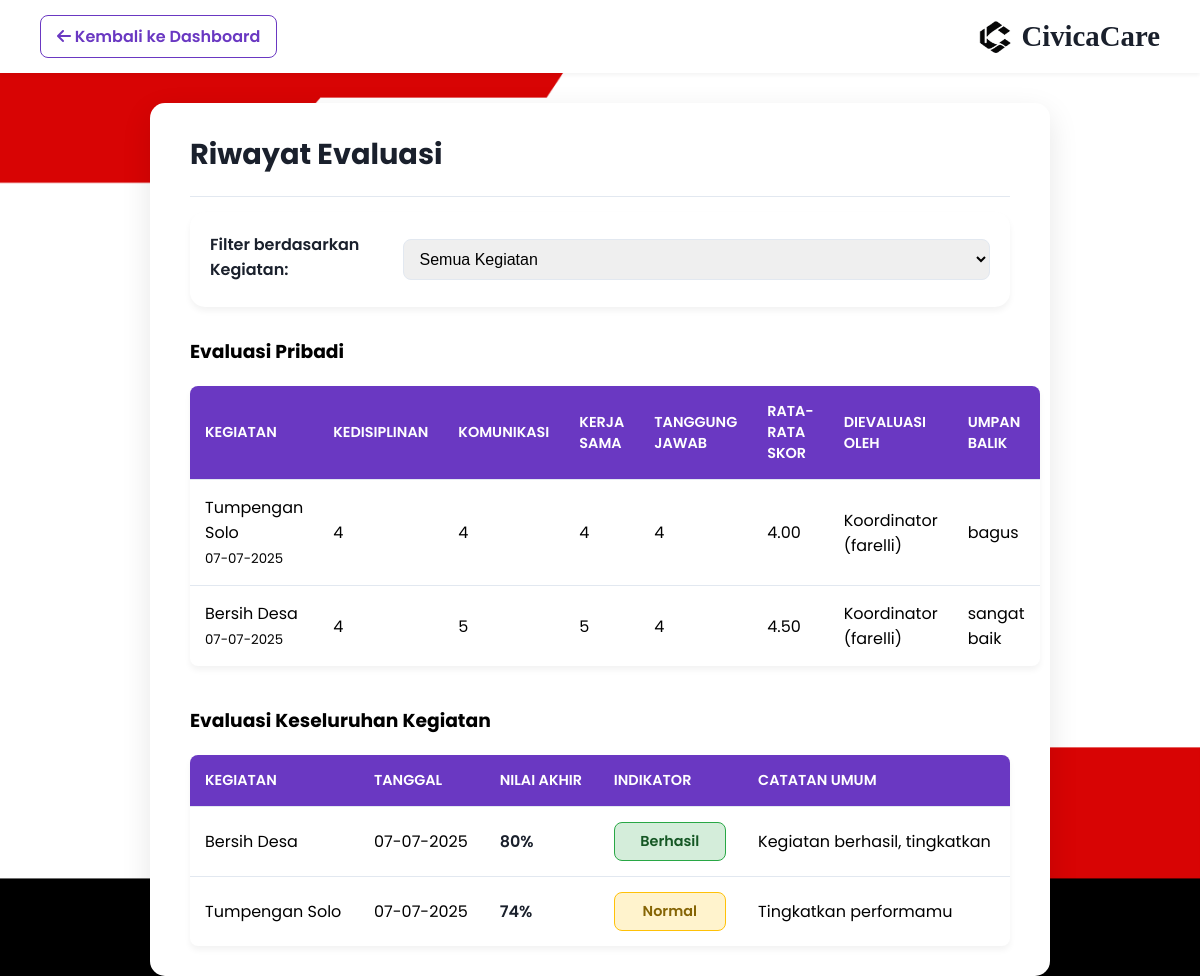
/detail-evaluasi.php (signed in), run on the app's committed database.
### tables this page shows
CREATE TABLE `evaluasi` (
  `id` int(11) NOT NULL,
  `id_relawan` int(11) NOT NULL,
  `id_kegiatan` int(11) NOT NULL,
  `tanggal_evaluasi` date DEFAULT NULL,
  `kedisiplinan` tinyint(4) DEFAULT NULL,
  `komunikasi` tinyint(4) DEFAULT NULL,
  `kerjasama` tinyint(4) DEFAULT NULL,
  `tanggung_jawab` tinyint(4) DEFAULT NULL,
  `catatan` text DEFAULT NULL,
  `is_present` tinyint(1) DEFAULT 0,
  `evaluated_by` int(11) DEFAULT NULL,
  `nilai` int(11) DEFAULT NULL
);

CREATE TABLE `kegiatan` (
  `id` int(11) NOT NULL,
  `nama_kegiatan` varchar(100) NOT NULL,
  `tanggal` date NOT NULL,
  `waktu_mulai` time DEFAULT NULL,
  `waktu_selesai` time DEFAULT NULL,
  `lokasi` varchar(255) DEFAULT NULL,
  `deskripsi` text NOT NULL,
  `kategori` varchar(100) NOT NULL,
  `kuota_relawan` int(11) NOT NULL,
  `perlengkapan` text DEFAULT NULL,
  `catatan` text DEFAULT NULL,
  `status` enum('aktif','nonaktif') DEFAULT 'aktif'
);

CREATE TABLE `users` (
  `id` int(11) NOT NULL,
  `username` varchar(50) NOT NULL,
  `password` varchar(255) NOT NULL,
  `email` varchar(100) NOT NULL,
  `no_hp` varchar(20) DEFAULT NULL,
  `role` enum('admin','koordinator','relawan') NOT NULL,
  `status` enum('aktif','nonaktif') DEFAULT 'aktif',
  `created_at` timestamp NOT NULL DEFAULT current_timestamp(),
  `education` varchar(100) DEFAULT NULL
);

CREATE TABLE `evaluasi_keseluruhan` (
  `id` int(11) NOT NULL,
  `id_kegiatan` int(11) NOT NULL,
  `nilai_akhir` decimal(5,2) DEFAULT NULL,
  `catatan_umum` text DEFAULT NULL,
  `tanggal_rekap` date DEFAULT curdate()
);

### detail-evaluasi.php (the view, shortened to what this page needs)
<?php
require_once 'config/db.php';
$user_id = $_SESSION['user_id'];
function safe($v) { return ($v===null||$v===''||$v===false)?'-':htmlspecialchars($v); }
$evaluasi = $conn->query("SELECT e.*, k.nama_kegiatan, k.tanggal, u.username AS evaluator_name, u.role AS evaluator_role
    FROM evaluasi e
    JOIN kegiatan k ON e.id_kegiatan = k.id
    LEFT JOIN users u ON e.evaluated_by = u.id
    WHERE e.id_relawan = $user_id
    ORDER BY k.tanggal DESC, e.tanggal_evaluasi DESC")->fetch_all(MYSQLI_ASSOC);
$evaluasi_kegiatan = $conn->query("
    SELECT ek.id_kegiatan, ek.catatan_umum, ek.nilai_akhir, ek.tanggal_rekap, k.nama_kegiatan, k.tanggal
    FROM evaluasi_keseluruhan ek
    JOIN kegiatan k ON ek.id_kegiatan = k.id
    WHERE k.id IN (
        SELECT k2.id FROM kegiatan k2
        JOIN assignments a2 ON a2.kegiatan_id = k2.id
        JOIN assignment_relawan ar2 ON ar2.assignment_id = a2.id
        WHERE ar2.relawan_id = $user_id
    )
    ORDER BY k.tanggal DESC
")->fetch_all(MYSQLI_ASSOC);
?>
<!DOCTYPE html>
<html lang="id">
<head>
    <link rel="stylesheet" href="https://cdnjs.cloudflare.com/ajax/libs/font-awesome/6.1.1/css/all.min.css">
</head>
<body>
    <header class="main-header">
        <a href="dashboard-relawan.php" class="back-button"><i class="fas fa-arrow-left"></i> Kembali ke Dashboard</a>
        <div class="logo">
            <img src="logo.png" alt="Logo Icon CivicaCare" class="logo-icon">
            <h1>CivicaCare</h1>
        </div>
    </header>
    <main class="detail-container">
        <div class="detail-card">
            <div class="card-header">
                <h2>Riwayat Evaluasi</h2>
            </div>
            <div class="filter-section">
                <label for="activity-filter-select">Filter berdasarkan Kegiatan:</label>
                <select id="activity-filter-select" onchange="filterEvaluasi()">
                    <option value="all">Semua Kegiatan</option>
                </select>
            </div>
            <h3>Evaluasi Pribadi</h3>
            <table class="data-table" id="evaluasi-pribadi-table">
                <thead>
                    <tr>
                        <th>Kegiatan</th>
                        <th>Kedisiplinan</th>
                        <th>Komunikasi</th>
                        <th>Kerja Sama</th>
                        <th>Tanggung Jawab</th>
                        <th>Rata-rata Skor</th>
                        <th>Dievaluasi Oleh</th>
                        <th>Umpan Balik</th>
                    </tr>
                </thead>
                <tbody>
                    <?php if ($evaluasi): foreach ($evaluasi as $e): ?>
                        <tr data-kegiatan="<?= $e['id_kegiatan'] ?>">
                            <td><?= safe($e['nama_kegiatan']) ?> <br><small><?= date('d-m-Y', strtotime($e['tanggal'])) ?></small></td>
                            <td><?= safe($e['kedisiplinan'] ?? '-') ?></td>
                            <td><?= safe($e['komunikasi'] ?? '-') ?></td>
                            <td><?= safe($e['kerjasama'] ?? '-') ?></td>
                            <td><?= safe($e['tanggung_jawab'] ?? '-') ?></td>
                            <td>
                                <?php
                                $avg = ($e['kedisiplinan'] + $e['komunikasi'] + $e['kerjasama'] + $e['tanggung_jawab']) / 4;
                                echo number_format($avg, 2);
                                ?>
                            </td>
                            <td>
                                <?php
                                if ($e['evaluator_role'] === 'koordinator') {
                                    echo 'Koordinator (' . safe($e['evaluator_name']) . ')';
                                } else {
                                    echo 'Admin';
                                }
                                ?>
                            </td>
                            <td><?= safe($e['catatan']) ?></td>
                        </tr>
                    <?php endforeach; else: ?>
                        <tr><td colspan="8" class="empty-table-message">Tidak ada evaluasi pribadi yang tersedia untuk Anda.</td></tr>
                    <?php endif; ?>
                </tbody>
            </table>
            <h3 style="margin-top:40px;">Evaluasi Keseluruhan Kegiatan</h3>
<table class="data-table" id="evaluasi-kegiatan-table">
    <thead>
        <tr>
            <th>Kegiatan</th>
            <th>Tanggal</th>
            <th>Nilai Akhir</th>
            <th>Indikator</th>
            <th>Catatan Umum</th>
        </tr>
    </thead>
    <tbody>
        <?php if ($evaluasi_kegiatan): foreach ($evaluasi_kegiatan as $ek): ?>
            <?php
                $nilai = (float)$ek['nilai_akhir'];
                if ($nilai >= 75) {
                    $badge = 'badge-success';
                    $label = 'Berhasil';
                } elseif ($nilai >= 50) {
                    $badge = 'badge-medium';
                    $label = 'Normal';
                } else {
                    $badge = 'badge-fail';
                    $label = 'Gagal';
                }
            ?>
            <tr data-kegiatan="<?= $ek['id_kegiatan'] ?>">
                <td><?= safe($ek['nama_kegiatan']) ?></td>
                <td><?= date('d-m-Y', strtotime($ek['tanggal'])) ?></td>
                <td class="score-display"><?= round($nilai, 2) ?>%</td>
                <td><span class="overall-success-badge <?= $badge ?>"><?= $label ?></span></td>
                <td><?= safe($ek['catatan_umum']) ?></td>
            </tr>
        <?php endforeach; else: ?>
            <tr><td colspan="5" class="empty-table-message">Tidak ada evaluasi kegiatan yang tersedia untuk Anda.</td></tr>
        <?php endif; ?>
    </tbody>
</table>
        </div>
    </main>
</body>
</html>

### detail-evaluasi.php (style rules this page uses)
:root { --primary-color: #6A38C2; --dark-text: #1a202c; --light-text: #555; --border-color: #e2e8f0; --success-color: #28a745; --medium-color: #ffc107; --fail-color: #dc3545; }
body, html { margin: 0; padding: 0; font-family: 'Poppins', sans-serif; background-size: cover; background-position: center; background-repeat: no-repeat; min-height: 100vh; background-image: url('bg.png'); background-attachment: fixed; }
main { flex-grow: 1; padding: 40px; }
.detail-container { width: 100%; max-width: 900px; margin: 0 auto; padding: 0 20px; margin-top: 30px; }
.detail-card { background-color: #fff; border-radius: 15px; box-shadow: 0 10px 30px rgba(0, 0, 0, 0.1); padding: 30px 40px; }
.main-header { background-color: #fff; padding: 15px 40px; display: flex; justify-content: space-between; align-items: center; box-shadow: 0 2px 4px rgba(0, 0, 0, 0.05); position: sticky; top: 0; z-index: 1000; }
.logo { display: flex; align-items: center; text-decoration: none; color: var(--dark-text); }
.logo-icon { width: 32px; height: 32px; margin-right: 10px; }
.logo h1 { font-family: 'Lora', serif; font-size: 1.8rem; margin: 0; }
.card-header { display: flex; justify-content: space-between; align-items: center; border-bottom: 1px solid var(--border-color); padding-bottom: 20px; margin-bottom: 15px; }
.card-header h2 { margin: 0; font-size: 1.8rem; color: var(--dark-text); }
.filter-section { background-color: #fff; padding: 20px; border-radius: 15px; box-shadow: 0 4px 6px rgba(0, 0, 0, 0.05); margin-bottom: 30px; display: flex; gap: 20px; align-items: center; }
.filter-section label { display: block; margin-bottom: 5px; font-weight: 600; color: var(--dark-text); }
.filter-section select { width: 100%; padding: 10px 12px; border: 1px solid var(--border-color); border-radius: 8px; font-size: 1rem; box-sizing: border-box; }
.data-table { width: 100%; border-collapse: collapse; margin-top: 20px; background-color: #fff; box-shadow: 0 4px 6px rgba(0, 0, 0, 0.05); border-radius: 8px; overflow: hidden; }
.data-table th, .data-table td { padding: 15px; text-align: left; border-bottom: 1px solid var(--border-color); }
.data-table th { background-color: var(--primary-color); color: #fff; font-weight: 600; text-transform: uppercase; font-size: 0.9rem; }
.data-table tbody tr:last-child td { border-bottom: none; }
.score-display { font-weight: 600; color: var(--dark-text); }
.overall-success-badge { padding: 8px 15px; border-radius: 8px; font-weight: 600; font-size: 0.9rem; text-align: center; min-width: 80px; display: inline-block; }
.badge-success { background-color: #d4edda; color: #155724; border: 1px solid var(--success-color); }
.badge-medium { background-color: #fff3cd; color: #856404; border: 1px solid var(--medium-color); }
.back-button { background-color: transparent; color: var(--primary-color); padding: 8px 16px; border-radius: 8px; text-decoration: none; font-weight: 600; border: 1px solid var(--primary-color); transition: all 0.3s; white-space: nowrap; }
.badge-success { background-color: #d4edda; color: #155724; border: 1px solid #28a745; }
.badge-medium { background-color: #fff3cd; color: #856404; border: 1px solid #ffc107; }

### data on the page
evaluasi: id_kegiatan.nama_kegiatan "Tumpengan Solo", id_kegiatan.tanggal "07-07-2025", kedisiplinan "4", komunikasi "4", kerjasama "4", tanggung_jawab "4", avg "4.00", users.username "farelli", catatan "bagus"
evaluasi: id_kegiatan.nama_kegiatan "Bersih Desa", id_kegiatan.tanggal "07-07-2025", kedisiplinan "4", komunikasi "5", kerjasama "5", tanggung_jawab "4", avg "4.50", users.username "farelli", catatan "sangat baik"
evaluasi_keseluruhan: id_kegiatan.nama_kegiatan "Bersih Desa", id_kegiatan.tanggal "07-07-2025", nilai_akhir "80", nilai_akhir "Berhasil", catatan_umum "Kegiatan berhasil, tingkatkan"
evaluasi_keseluruhan: id_kegiatan.nama_kegiatan "Tumpengan Solo", id_kegiatan.tanggal "07-07-2025", nilai_akhir "74", nilai_akhir "Normal", catatan_umum "Tingkatkan performamu"
